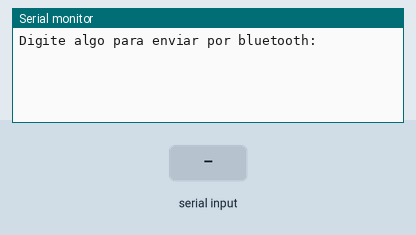
Simulated run of this sketch. Board: Arduino Uno, built with avr-gcc and run on an emulated ATmega328P. Parts: the last lines printed to the serial monitor. The test bench sets the inputs (shaded band).

Above: at 1.2 s.
1.3 s: "1\n" received over the second serial link
At 1.7 s:
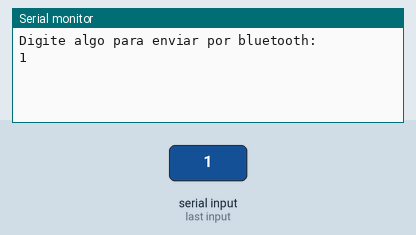
2.8 s: "0\n" received over the second serial link
At 4.1 s:
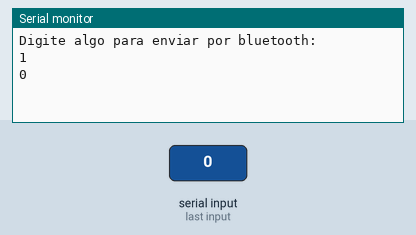

The sketch:

teste1.ino
```cpp
#include <SoftwareSerial.h>

SoftwareSerial bluetooth(10, 11); // RX, TX do Arduino
String command = "";
char b1;

void setup()
{
  Serial.begin(9600);
  Serial.println("Digite algo para enviar por bluetooth:");  //Printa uma frase no monitor serial para saber que está tudo pronto
  bluetooth.begin(9600);
}

void loop()
{
  // Lê os dados do serial do Arduino e envia por Bluetooth
  if (Serial.available()>0) {  // Se existem dados para leitura
    delay(10);
    bluetooth.write(Serial.read());
  }

  // Lê os dados do bluetooth
  if (bluetooth.available()>0) { // Se existem dados para leitura

    b1 = bluetooth.read(); //Variável para armazenar o dado atual
    command += b1; //Variável para armazenar todos os dados

    if (b1 == '\n'){ //Se o dado atual for um pulador de linha (\n)
      Serial.print(command); //Printa o comando
      command = ""; //Limpa o comando para futuras leituras
    }
  }
}
```

Measured:
- after the input at 1.3 s, the serial monitor: prints a new line at once (image 1)
- after the input at 2.8 s, the serial monitor: prints a new line at once (image 2)
